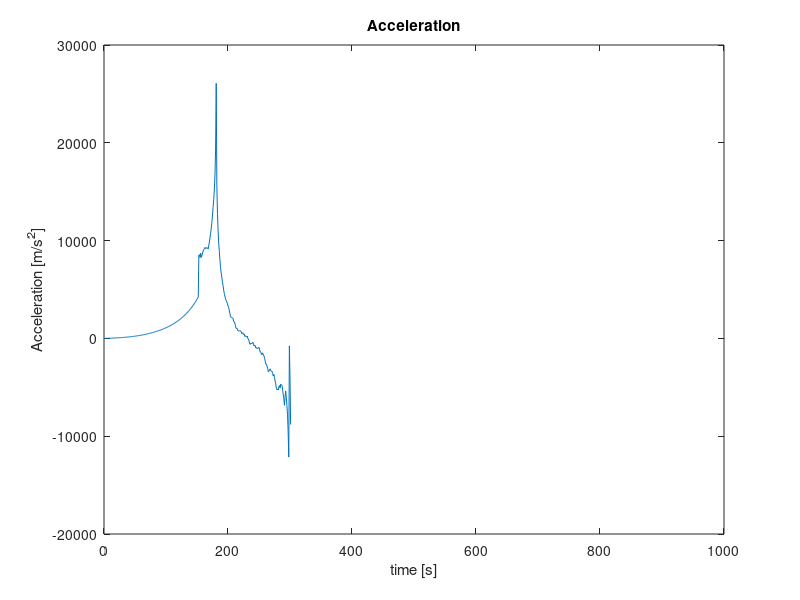
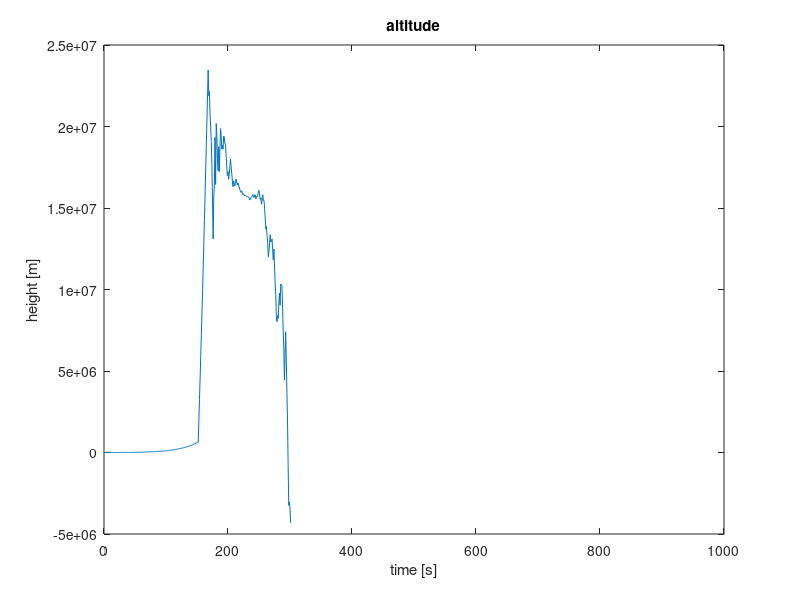

Recreate these plots in MATLAB, in order.
close all; 
clear all;
clc; 

Equationsdata = fopen('SaturnV.dat','w');
dt = 1;
while dt>=1
% Earth and Launch Site Data
g0 = 9.81; % Initial gravity m/s^2
Re = 6378000; % meters
hs = 6000; % scale height
%h = altitude;
%rho = Rho; %kg/s^2

%LV Configuration 
CD = 0.06; % Coefficient of Drag
m1 = 131000; % mass kg
m2 = 36000;
m3 = 11000;
Sref1 = 451.229; % Planform area
Sref2 = 242.187;
Sref3 = 173.2263;
T1 = 3.3e+07; % Thrust 
T2 = 4.9e+06;
T3 = 1e+06;
m_dot1 = 250; % fuel flow rate
m_dot2 = 420;
m_dot3 = 420;
ff1 = T1/(g0*m_dot1);% mass flow rate
ff2 = T2/(g0*m_dot2);  
ff3 = T3/(g0*m_dot3);
L1 = 106.86; % Length meters
L2 = 63.39;
L3 = 44.11;
ve1 = 2.58e3; % exhaust velocity
ve2 = 4.13e3;
ve3 = 4.13e3; 

%Initial parameters 
m0 = 2951000;
pitch0 = 90;
pitch_rate = 0;
v0 = 0;
x0 = 0;
x_dot = 0;
h_dot = 0;
h0 = 0;
D = 0;
t0 = 0;
t = t0;
rho0 = 1.225;
a = T1/m0-g0; % only for the first timestep
fprintf(Equationsdata,'%f %f %f %f %f %f\n',t0,h0,pitch0,v0,a,m0);
t = t+dt;
    while t<153 % Stage 1 ignition
    m = m0 - ff1*t;
    v = v0 + a*t;
    h_dot = v*sind(pitch0);
    h = h0 + h_dot*t;
    rho = rho0*exp(-h/hs);
    D = CD*Sref1*rho.*0.5*v^2;
    g_local = g0/(1+h/Re).^2;
    Pitch_rate = -(g_local/v)+(v/Re+h0)*cosd(pitch0);
    pitch = pitch0 + Pitch_rate*t;
    x_dot = v*cosd(pitch0)*(Re/(Re+h));
    x = x0 + x_dot*t;
    a = ((T1-D)/m)-g_local*sind(pitch);
    fprintf(Equationsdata,'%f %f %f %f %f %f\n',t,h,pitch,v,a,m);
    t = t+dt;
    end

m = m0-m1; %Jettison stage 1

    while t<168  % no thrust 
    m = m;
    v = v + a*t;
    h_dot = v*sind(pitch0);
    h = h + h_dot*t;
    rho = rho*exp(-h/hs);
    D = CD*Sref1*rho.*0.5*v^2;
    g_local = g0/(1+h/Re).^2;
    Pitch_rate = -(g_local/v)+(v/Re+h)*cosd(pitch);
    pitch = pitch + Pitch_rate*t;
    x_dot = v*cosd(pitch)*(Re/(Re+h));
    x = x + x_dot*t;
    a = (-D/m)-g_local*sind(pitch);
    fprintf(Equationsdata,'%f %f %f %f %f %f\n',t,h,pitch,v,a,m);
    t = t+dt;
    %m_new = m0 + m_dot*dt;
    end

    while t<534.6 % ignite stage 2 
    m = m - ff2*t;
    v = v + a*t;
    h_dot = v*sind(pitch);
    h = h + h_dot*t;
    rho = rho*exp(-h/hs);
    D = CD*Sref1*rho.*0.5*v^2;
    g_local = g0/(1+h/Re).^2;
    Pitch_rate = -(g_local/v)+(v/Re+h)*cosd(pitch);
    pitch = pitch + Pitch_rate*t;
    x_dot = v*cosd(pitch)*(Re/(Re+h));
    x = x + x_dot*t;
    a = ((T2-D)/m)-g_local*sind(pitch);
    fprintf(Equationsdata,'%f %f %f %f %f %f\n',t,h,pitch,v,a,m);
    t = t+dt;
    end

m = m0-m1-m2; % jettison stage 2

    while t<537.8 % no thrust
    m = m;
    v = v + a*t;
    h_dot = v*sind(pitch);
    h = h + h_dot*t;
    rho = rho*exp(-h/hs);
    D = CD*Sref1*rho.*0.5*v^2;
    g_local = g0/(1+h/Re).^2;
    Pitch_rate = -(g_local/v)+(v/Re+h)*cosd(pitch);
    pitch = pitch + Pitch_rate*t;
    x_dot = v*cosd(pitch)*(Re/(Re+h));
    x = x + x_dot*t;
    a = (-D/m)-g_local*sind(pitch);
    fprintf(Equationsdata,'%f %f %f %f %f %f\n',t,h,pitch,v,a,m);
    t = t+dt;
    end

    while t<983.5 %ignite stage 3
    m = m - ff3*t;
    v = v + a*t;
    h_dot = v*sind(pitch);
    h = h + h_dot*t;
    rho = rho*exp(-h/hs);
    D = CD*Sref1*rho.*0.5*v^2;
    g_local = g0/(1+h/Re).^2;
    Pitch_rate = -(g_local/v)+(v/Re+h)*cosd(pitch);
    pitch = pitch + Pitch_rate*t;
    x_dot = v*cosd(pitch)*(Re/(Re+h));
    x = x + x_dot*t;
    a = ((T3-D)/m)-g_local*sind(pitch);
    fprintf(Equationsdata,'%f %f %f %f %f %f\n',t,h,pitch,v,a,m);
    t = t+dt;
    %m_new = m0 + m_dot*dt;
    end

m = m0-m1-m2-m3; %jettison stage 3

    while t<1000 % no thrust
    m = m;
    v = v + a*t;
    h_dot = v*sind(pitch0);
    h = h + h_dot*t;
    rho = rho*exp(-h/hs);
    D = CD*Sref1*rho.*0.5*v^2;
    g_local = g0/(1+h/Re).^2;
    Pitch_rate = -(g_local/v)+(v/Re+h)*cosd(pitch);
    pitch = pitch + Pitch_rate*t;
    x_dot = v*cosd(pitch)*(Re/(Re+h));
    x = x + x_dot*t;
    a = (-D/m)-g_local*sind(pitch);
    fprintf(Equationsdata,'%f %f %f %f %f %f\n',t,h,pitch,v,a,m);
    t = t+dt;
    end

    dt = dt*.1; 
end
fclose(Equationsdata);
load SaturnV.dat
% plots
figure
plot(SaturnV(:,1),SaturnV(:,4));
title('Acceleration')
ylabel('Acceleration [m/s^2]')
xlabel('time [s]')
hold on

figure
plot(SaturnV(:,1),SaturnV(:,2));
title('altitude')
ylabel('height [m]')
xlabel('time [s]')
hold on